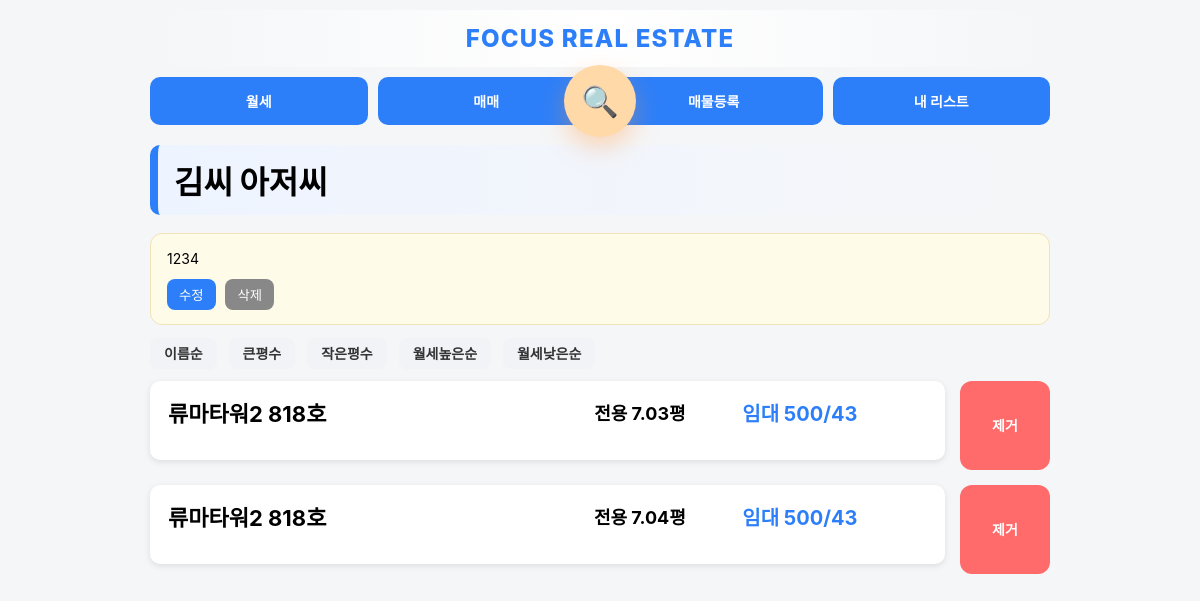
Page /collections/1 (signed in) on the earlier database version.
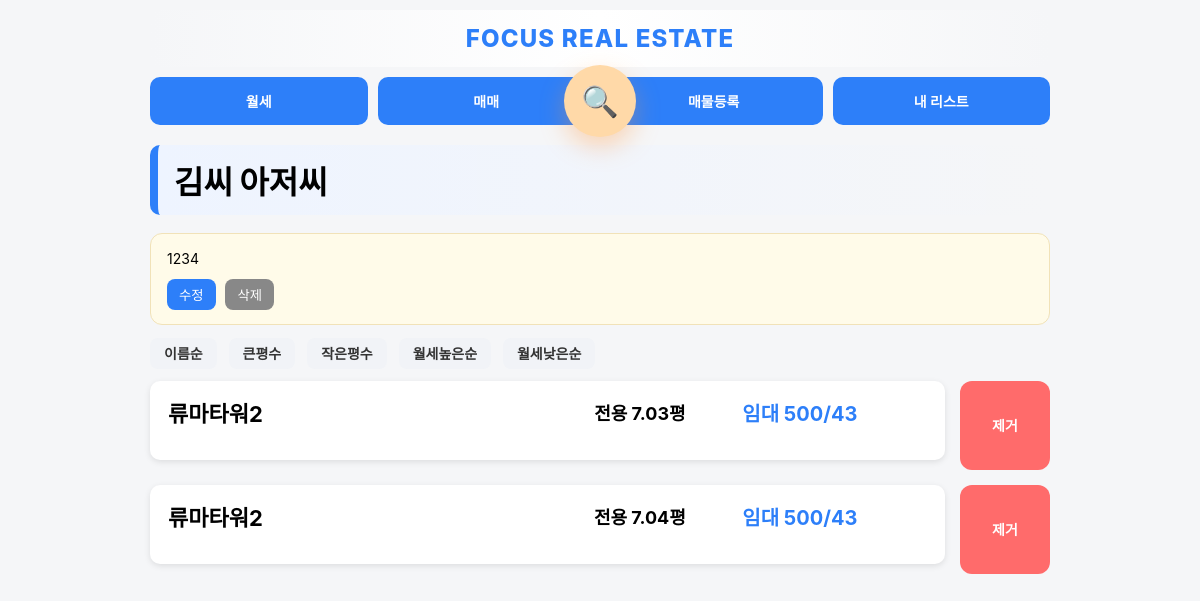
Same page on the later database version.
### app.py (models this page shows)
class Collection(db.Model):
    id = db.Column(db.Integer, primary_key=True)
    title = db.Column(db.String(200))
    memo = db.Column(db.String(200))
    created_at = db.Column(db.String(50))

class Property(db.Model):
    status = db.Column(db.String(20), default='available')
    property_type = db.Column(db.String(50))
    id = db.Column(db.Integer, primary_key=True)
    building_name = db.Column(db.String(200))
    exclusive_area = db.Column(db.Float)
    contract_area = db.Column(db.Float)
    deposit = db.Column(db.Integer)
    rent = db.Column(db.Integer)
    sale_price = db.Column(db.Integer)
    category = db.Column(db.String(20))
    status = db.Column(db.String(20), default='available')

### app.py (the view, shortened to what this page needs)
@app.route("/collections/<int:id>")
@login_required
def collection_detail(id):
    collection = Collection.query.get(id)
    sort = request.args.get("sort", "")
    items = CollectionItem.query.filter_by(collection_id=id).all()
    properties = []
    for item in items:
        p = Property.query.get(item.property_id)
        if p:
            p.collection_item_id = item.id
            properties.append(p)
    if sort == "name":
        properties = sorted(properties, key=lambda x: x.building_name)
    elif sort == "area_desc":
        properties = sorted(properties, key=lambda x: x.exclusive_area, reverse=True)
    elif sort == "area_asc":
        properties = sorted(properties, key=lambda x: x.exclusive_area)
    elif sort == "rent_desc":
        properties = sorted(properties, key=lambda x: x.rent, reverse=True)
    elif sort == "rent_asc":
        properties = sorted(properties, key=lambda x: x.rent)
    return render_template(
        "collection_detail.html",
        collection=collection,
        properties=properties,
        sort=sort
    )

### app.py (called while the page is built)
@login_manager.user_loader
def load_user(user_id):
    return User.query.get(int(user_id))

### templates/collection_detail.html (shortened to what this page needs)
{% extends "base.html" %}
{% block content %}
<div class="section-title">{{ collection.title }}</div>
<div class="memo-card">
    <div id="memo-view" {% if not collection.memo %}style="display:none"{% endif %}>
        <div class="memo-text" id="memo-text">{{ collection.memo }}</div>
        <div class="memo-actions">
            <button onclick="editMemo()">수정</button>
            <button onclick="deleteMemo()">삭제</button>
        </div>
    </div>
</div>
<div class="sort-bar">
    <a href="?sort=name">이름순</a>
    <a href="?sort=area_desc">큰평수</a>
    <a href="?sort=area_asc">작은평수</a>
    <a href="?sort=rent_desc">월세높은순</a>
    <a href="?sort=rent_asc">월세낮은순</a>
</div>
<div class="list-detail-container">
{% for p in properties %}
<div class="detail-row">
    <div class="card property-card" onclick="location.href='/property/{{ p.id }}?from_collection_id={{ collection.id }}'">
        <div class="property-header">
            <div class="property-title">{{ p.building_name }}</div>
            <div class="property-center">
                전용 {{ p.exclusive_area }}평
            </div>
            <div class="property-price">
                {% if p.deposit and p.rent %}
                    임대 {{ p.deposit }}/{{ p.rent }}
                {% else %}
                    매매 {{ p.sale_price }}
                {% endif %}
            </div>
        </div>
    </div>
    <div class="remove-wrap mobile-hide-remove" onclick="event.stopPropagation();">
    <a href="{{ url_for('remove_from_collection', collection_id=collection.id, property_id=p.id) }}" class="remove-btn">
        제거
    </a>
</div>
</div>
{% endfor %}
</div>
{% endblock %}

### templates/base.html (shortened to what this page needs)
<!DOCTYPE html>
<html>
<head>
</head>
<body>
<div class="container">
    <div class="site-header">
         FOCUS REAL ESTATE
    </div>
    <div class="menu-wrapper">
    <div class="menu">
        <a href="/?mode=rent">월세</a>
        <a href="/?mode=sale">매매</a>
        <a href="/register" class="pc-only">매물등록</a>
        <a href="/collections">내 리스트</a>
    </div>
    <a href="/search" class="search-fab" title="매물 검색">
        🔍
    </a>
</div>
{% block content %}
{% endblock %}
</div>
</body>
</html>

### templates/base.html (style rules this page uses)
.site-header { text-align: center; font-size: 24px; font-weight: 800; letter-spacing: 1.2px; padding: 14px 0; color: #2d7ff9; background: linear-gradient(to right, #f5f6f8, #ffffff, #f5f6f8); border-radius: 12px; margin-bottom: 10px; }
body { font-size: 14px; }
@media (min-width: 801px) { .menu { display: flex !important; flex-direction: row !important; justify-content: space-between !important; gap: 10px !important; } }
@media (min-width: 801px) { .menu a { flex: 1 !important; } }
body { font-family: "Pretendard", -apple-system, BlinkMacSystemFont, "Segoe UI", Roboto, sans-serif; margin: 0; padding: 0; background: #f5f6f8; }
.container { max-width: 900px; margin: 0 auto; padding: 10px; }
.menu { display: grid; grid-template-columns: repeat(3, 1fr); gap: 8px; margin-bottom: 15px; }
.menu a { text-align: center; padding: 14px 10px; background: #2d7ff9; color: white; border-radius: 10px; text-decoration: none; font-size: 14px; font-weight: bold; }
.card { background: white; padding: 12px; border-radius: 10px; margin-bottom: 10px; box-shadow: 0 2px 6px rgba(0,0,0,0.1); }
.menu-wrapper { position: relative; margin-bottom: 20px; }
.search-fab { position: absolute; left: 50%; top: 50%; transform: translate(-50%, -50%); width: 72px; height: 72px; border-radius: 50%; background: #ffd9a8; color: #ff8a00; display: flex; align-items: center; justify-content: center; font-size: 30px; text-decoration: none; box-shadow: 0 10px 25px rgba(255,150,60,0.35); transition: all 0.18s ease; z-index: 10; animation: floaty 2.4s ease-in-out infinite; }
.property-card { flex:1; display:flex; transition: transform 0.18s ease, box-shadow 0.18s ease; cursor: pointer; }
.property-card { background: #ffffff; }
.detail-row { display:flex; gap:14px; align-items:center; margin-top:14px; }
.detail-row > .card { display:flex; }
.detail-row { align-items:stretch; }
.property-card { height:100%; display:flex; }
.property-card { line-height:1.25; }

### templates/collection_detail.html (style rules this page uses)
.section-title { font-size: 32px; font-weight: 900; margin-bottom: 18px; padding: 12px 16px; border-radius: 10px; background: linear-gradient(to right, #eef4ff, transparent); border-left: 8px solid #2d7ff9; }
.sort-bar { margin-bottom: 18px; }
.sort-bar a { margin-right: 8px; padding: 7px 14px; border-radius: 8px; background: #f1f3f7; text-decoration: none; color: #333; font-weight: 600; transition: 0.15s; }
.detail-row { display: flex; gap: 15px; align-items: stretch; margin-bottom: 15px; }
.property-card { flex: 3; padding: 18px 18px; display:flex; align-items:center; height:100%; }
.remove-wrap { display:flex; align-items:stretch; min-width:90px; }
.remove-btn { background:#ff6b6b; color:white; border-radius:10px; text-decoration:none; font-weight:bold; white-space:nowrap; transition:.15s; height:100%; display:flex; align-items:center; justify-content:center; padding:0 16px; }
.property-header { display: grid; grid-template-columns: 2fr 1fr 1fr; align-items: center; gap: 10px; margin-bottom: 12px; width:100%; height:100%; }
.property-title { font-size: 22px; font-weight: bold; line-height: 1.4; }
.property-center { text-align: center; font-size: 18px; font-weight: bold; }
.property-price { font-size: 20px; font-weight: bold; color: #2d7ff9; }
.remove-btn { background: #ff6b6b; color: white; border-radius: 12px; text-decoration: none; font-weight: bold; transition: 0.15s; width:100%; height:auto; padding:12px 0; display:flex; align-items:center; justify-content:center; }
.memo-card { background: #fffbe9; border-radius: 12px; padding: 14px 16px; margin-bottom: 18px; border: 1px solid #f1e2b8; }
.memo-text { white-space: pre-wrap; line-height: 1.5; margin-bottom: 10px; }
.memo-actions button { margin-right: 6px; padding: 6px 12px; border-radius: 8px; border: none; background: #2d7ff9; color: white; cursor: pointer; }
.memo-actions button:last-child { background: #888; }

Differences in the rows shown:
changed Property (number 1 of 2 on the later page): building_name "류마타워2 818호" → "류마타워2"
changed Property (number 2 of 2 on the later page): building_name "류마타워2 818호" → "류마타워2"
